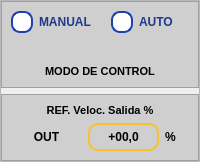
                    <widget class="QFrame" name="frame_6">
                     <property name="frameShape">
                      <enum>QFrame::StyledPanel</enum>
                     </property>
                     <property name="frameShadow">
                      <enum>QFrame::Raised</enum>
                     </property>
                     <layout class="QVBoxLayout" name="verticalLayout_6" stretch="4,2">
                      <property name="leftMargin">
                       <number>0</number>
                      </property>
                      <property name="topMargin">
                       <number>0</number>
                      </property>
                      <property name="rightMargin">
                       <number>0</number>
                      </property>
                      <property name="bottomMargin">
                       <number>0</number>
                      </property>
                      <item>
                       <widget class="QFrame" name="frame_14">
                        <property name="styleSheet">
                         <string notr="true">background-color: rgb(207, 207, 207);</string>
                        </property>
                        <property name="frameShape">
                         <enum>QFrame::StyledPanel</enum>
                        </property>
                        <property name="frameShadow">
                         <enum>QFrame::Raised</enum>
                        </property>
                        <layout class="QVBoxLayout" name="verticalLayout_17">
                         <item>
                          <layout class="QHBoxLayout" name="horizontalLayout_16" stretch="6,5">
                           <item>
                            <widget class="QRadioButton" name="ctrl_manual_1">
                             <property name="styleSheet">
                              <string notr="true">QRadioButton {
    color: #1E3A8A;  /* Azul oscuro para el texto */
    font-weight: bold;
}

QRadioButton::indicator {
    width: 18px;
    height: 18px;
    border-radius: 9px;
    border: 2px solid #1E40AF;  /* Azul fuerte */
    background: white;
}

QRadioButton::indicator:checked {
    background: #3B82F6;  /* Azul vibrante cuando está seleccionado */
    border: 2px solid #1E3A8A;
}</string>
                             </property>
                             <property name="text">
                              <string>MANUAL</string>
                             </property>
                            </widget>
                           </item>
                           <item>
                            <widget class="QRadioButton" name="ctrl_auto_1">
                             <property name="styleSheet">
                              <string notr="true">QRadioButton {
    color: #1E3A8A;  /* Azul oscuro para el texto */
    font-weight: bold;
}

QRadioButton::indicator {
    width: 18px;
    height: 18px;
    border-radius: 9px;
    border: 2px solid #1E40AF;  /* Azul fuerte */
    background: white;
}

QRadioButton::indicator:checked {
    background: #3B82F6;  /* Azul vibrante cuando está seleccionado */
    border: 2px solid #1E3A8A;
}</string>
                             </property>
                             <property name="text">
                              <string>AUTO</string>
                             </property>
                            </widget>
                           </item>
                          </layout>
                         </item>
                         <item>
                          <layout class="QHBoxLayout" name="horizontalLayout_42">
                           <item>
                            <spacer name="horizontalSpacer_5">
                             <property name="orientation">
                              <enum>Qt::Horizontal</enum>
                             </property>
                             <property name="sizeHint" stdset="0">
                              <size>
                               <width>40</width>
                               <height>20</height>
                              </size>
                             </property>
                            </spacer>
                           </item>
                           <item>
                            <widget class="QLabel" name="label_13">
                             <property name="maximumSize">
                              <size>
                               <width>120</width>
                               <height>120</height>
                              </size>
                             </property>
                             <property name="autoFillBackground">
                              <bool>false</bool>
                             </property>
                             <property name="text">
                              <string/>
                             </property>
                             <property name="pixmap">
                              <pixmap>img/select_1.png</pixmap>
                             </property>
                             <property name="scaledContents">
                              <bool>true</bool>
                             </property>
                             <property name="alignment">
                              <set>Qt::AlignCenter</set>
                             </property>
                            </widget>
                           </item>
                           <item>
                            <spacer name="horizontalSpacer_6">
                             <property name="orientation">
                              <enum>Qt::Horizontal</enum>
                             </property>
                             <property name="sizeHint" stdset="0">
                              <size>
                               <width>40</width>
                               <height>20</height>
                              </size>
                             </property>
                            </spacer>
                           </item>
                          </layout>
                         </item>
                         <item>
                          <widget class="QLabel" name="label_14">
                           <property name="font">
                            <font>
                             <pointsize>8</pointsize>
                             <weight>75</weight>
                             <bold>true</bold>
                            </font>
                           </property>
                           <property name="text">
                            <string>MODO DE CONTROL</string>
                           </property>
                           <property name="alignment">
                            <set>Qt::AlignCenter</set>
                           </property>
                          </widget>
                         </item>
                        </layout>
                       </widget>
                      </item>
                      <item>
                       <widget class="QFrame" name="frame_15">
                        <property name="styleSheet">
                         <string notr="true">background-color: rgb(207, 207, 207);</string>
                        </property>
                        <property name="frameShape">
                         <enum>QFrame::StyledPanel</enum>
                        </property>
                        <property name="frameShadow">
                         <enum>QFrame::Raised</enum>
                        </property>
                        <layout class="QVBoxLayout" name="verticalLayout_18">
                         <item>
                          <widget class="QLabel" name="label_15">
                           <property name="font">
                            <font>
                             <pointsize>8</pointsize>
                             <weight>75</weight>
                             <bold>true</bold>
                            </font>
                           </property>
                           <property name="text">
                            <string>REF. Veloc. Salida %</string>
                           </property>
                           <property name="alignment">
                            <set>Qt::AlignCenter</set>
                           </property>
                          </widget>
                         </item>
                         <item>
                          <layout class="QHBoxLayout" name="horizontalLayout_17" stretch="3,3,1">
                           <item>
                            <widget class="QLabel" name="label_16">
                             <property name="font">
                              <font>
                               <weight>75</weight>
                               <bold>true</bold>
                              </font>
                             </property>
                             <property name="text">
                              <string>OUT</string>
                             </property>
                             <property name="alignment">
                              <set>Qt::AlignCenter</set>
                             </property>
                            </widget>
                           </item>
                           <item>
                            <widget class="QLabel" name="vel_1">
                             <property name="styleSheet">
                              <string notr="true">QLabel {
    background-color: transparent; /* Fondo transparente */
    color: black; /* Color del texto (puedes cambiarlo) */
    border: 2px solid  #FBC02D; /* Borde azul de 2px */
    border-radius: 10px; /* Bordes redondeados */
    padding: 5px; /* Espaciado interno */
    font-size: 12px;
    font-weight: bold; /* Texto en negrita */
}</string>
                             </property>
                             <property name="text">
                              <string>+00,0</string>
                             </property>
                             <property name="alignment">
                              <set>Qt::AlignCenter</set>
                             </property>
                            </widget>
                           </item>
                           <item>
                            <widget class="QLabel" name="label_18">
                             <property name="font">
                              <font>
                               <weight>75</weight>
                               <bold>true</bold>
                              </font>
                             </property>
                             <property name="text">
                              <string>%</string>
                             </property>
                            </widget>
                           </item>
                          </layout>
                         </item>
                        </layout>
                       </widget>
                      </item>
                     </layout>
                    </widget>
